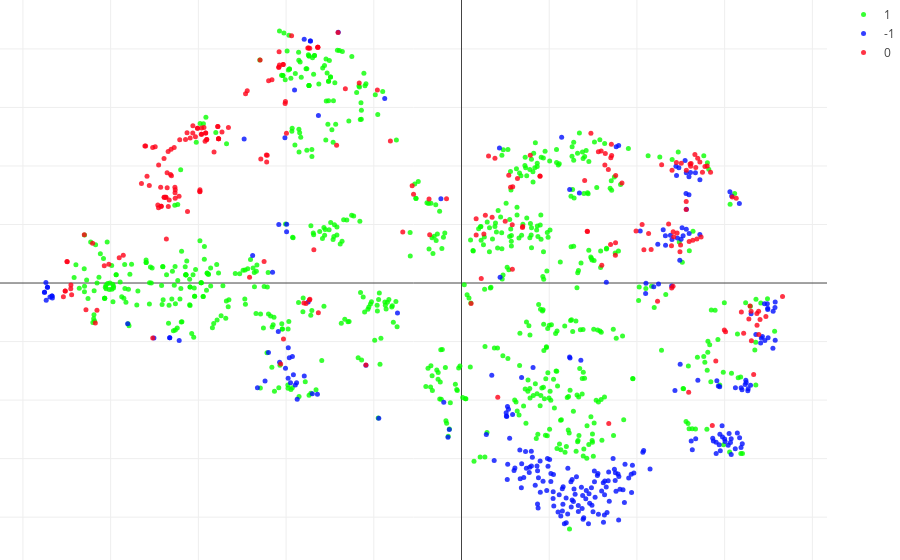

Notebook cell for this chart:
### Code cell
tsne(dfComp)

### Figure 1 — Plotly figure (JSON) as saved in the notebook; plotly's stock layout.template omitted (floating-point values rounded to 4 significant figures; data arrays with more than 128 entries replaced by an {"elided": "..."} marker saying what was removed)
{"data": [{"marker": {"color": "rgb(7,255,0)", "opacity": 0.8, "size": 5}, "mode": "markers", "name": "1", "type": "scatter", "uid": "34303468-723b-4482-a2ed-79d51ffb3483", "x": {"elided": "685 float values"}, "y": {"elided": "685 float values"}}, {"marker": {"color": "rgb(0,15,255)", "opacity": 0.8, "size": 5}, "mode": "markers", "name": "-1", "type": "scatter", "uid": "97838947-5da8-451f-acc4-bd6a86478b3a", "x": {"elided": "275 float values"}, "y": {"elided": "275 float values"}}, {"marker": {"color": "rgb(255,0,23)", "opacity": 0.8, "size": 5}, "mode": "markers", "name": "0", "type": "scatter", "uid": "071604a5-f36e-408e-ad3b-ae64d817a0fe", "x": {"elided": "228 float values"}, "y": {"elided": "228 float values"}}], "layout": {"margin": {"b": 0, "l": 0, "r": 0, "t": 0}}}
